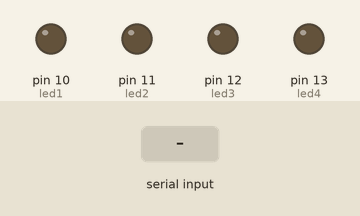
This sketch was run on a simulated Arduino Uno, built with avr-gcc and run on an emulated ATmega328P. Shown: output pins drawn as LEDs (lit = HIGH). Inputs (shaded band) come from the test bench.

Above: at 1.2 s.
1.3 s: "1" received over Serial
At 2.2 s:
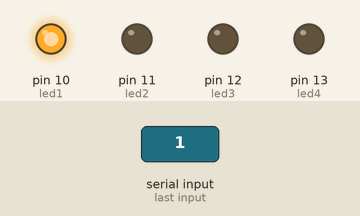
2.8 s: "2" received over Serial
At 3.4 s:
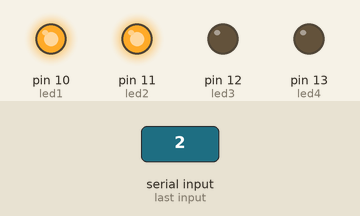
4.3 s: "3" received over Serial
At 5.5 s:
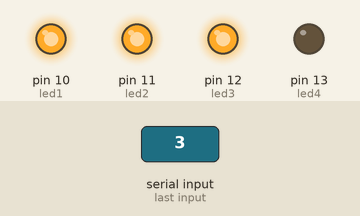
5.8 s: "4" received over Serial
At 6.8 s:
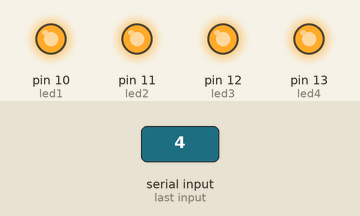
7.3 s: "1" received over Serial
At 8.0 s:
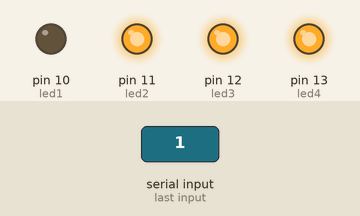
8.8 s: "2" received over Serial
At 9.1 s:
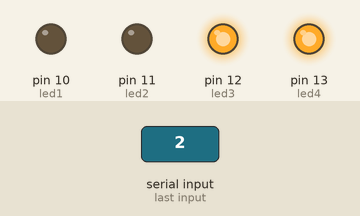
Timing chart, 0 to 11.3 s (numbered marks = the images above; inputs shaded):
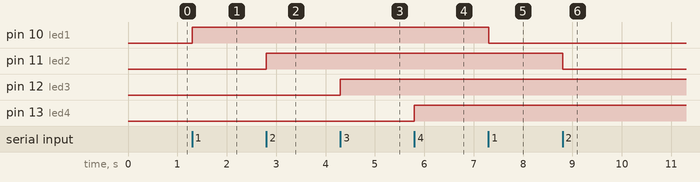

The sketch:

Bluetooth_ligar_desligar_VARIOS_leds.ino
```cpp
/**
 * Projetos Arduino
 *
 * @author diego patriota
 * @link https://github.com/diegopatriota
 * 19/05/2016
 */

//Variáveis
int led1 = 10; /* pinno 10 */
int led3 = 12; /* pinno 12 */
int led2 = 11; /* pinno 11 */
int led4 = 13; /* pinno 13 */

//estado inicial
int estado1 = LOW;
int estado2 = LOW;
int estado3 = LOW;
int estado4 = LOW;

char leitura;

//Configuração inicial
void setup(){

  Serial.begin(9600);

pinMode(led1, OUTPUT);
pinMode(led2, OUTPUT);
pinMode(led3, OUTPUT);
pinMode(led4, OUTPUT);
}

//Loop para execução do código
void loop(){

  if(Serial.available()){

    leitura = Serial.read();

	if(leitura == '1'){

	  estado1 = !estado1;
	}

	if(leitura == '2'){

	  estado2 = !estado2;
	}

	if(leitura == '3'){

	  estado3 = !estado3;
	}

	if(leitura == '4'){

	  estado4 = !estado4;
	}
 }
 digitalWrite(led1, estado1);
 digitalWrite(led2, estado2);
 digitalWrite(led3, estado3);
 digitalWrite(led4, estado4);
}
```

Measured:
- after the input at 1.3 s, pin 10 (led1): LOW → HIGH at once
- after the input at 2.8 s, pin 11 (led2): LOW → HIGH at once
- after the input at 4.3 s, pin 12 (led3): LOW → HIGH at once
- after the input at 5.8 s, pin 13 (led4): LOW → HIGH at once
- after the input at 7.3 s, pin 10 (led1): HIGH → LOW at once
- after the input at 8.8 s, pin 11 (led2): HIGH → LOW at once
